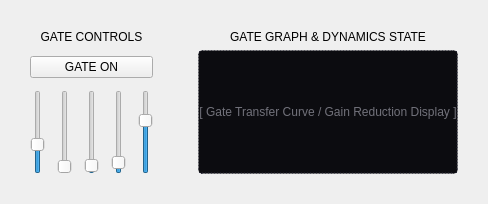
               <widget class="QWidget" name="pageGate">
                <layout class="QHBoxLayout" name="gateLayout" stretch="2,1">
                 <property name="spacing">
                  <number>15</number>
                 </property>
                 <property name="leftMargin">
                  <number>15</number>
                 </property>
                 <property name="topMargin">
                  <number>15</number>
                 </property>
                 <property name="rightMargin">
                  <number>15</number>
                 </property>
                 <property name="bottomMargin">
                  <number>15</number>
                 </property>
                 <item>
                  <widget class="QFrame" name="gateCtrlBox">
                   <property name="cls" stdset="0">
                    <string>DetailSectionBox</string>
                   </property>
                   <layout class="QVBoxLayout" name="gateCtrlLayout" stretch="0,0,1">
                    <property name="spacing">
                     <number>12</number>
                    </property>
                    <property name="leftMargin">
                     <number>15</number>
                    </property>
                    <property name="topMargin">
                     <number>15</number>
                    </property>
                    <property name="rightMargin">
                     <number>15</number>
                    </property>
                    <property name="bottomMargin">
                     <number>15</number>
                    </property>
                    <item>
                     <widget class="QLabel" name="gateCtrlTitle">
                      <property name="text">
                       <string>GATE CONTROLS</string>
                      </property>
                      <property name="alignment">
                       <set>Qt::AlignCenter</set>
                      </property>
                     </widget>
                    </item>
                    <item>
                     <widget class="QPushButton" name="gateActiveBtn">
                      <property name="text">
                       <string>GATE ON</string>
                      </property>
                      <property name="checkable">
                       <bool>true</bool>
                      </property>
                      <property name="cls" stdset="0">
                       <string>OrangeLedBtn</string>
                      </property>
                     </widget>
                    </item>
                    <item>
                     <layout class="QHBoxLayout" name="gateKnobsLayout">
                      <item>
                       <widget class="RotaryKnob" name="gateThresholdKnob">
                        <property name="minimum">
                         <number>-80</number>
                        </property>
                        <property name="maximum">
                         <number>0</number>
                        </property>
                        <property name="value">
                         <number>-55</number>
                        </property>
                        <property name="defaultValue" stdset="0">
                         <double>-55.000000000000000</double>
                        </property>
                        <property name="label" stdset="0">
                         <string>THRESHOLD</string>
                        </property>
                       </widget>
                      </item>
                      <item>
                       <widget class="RotaryKnob" name="gateAttackKnob">
                        <property name="minimum">
                         <number>1</number>
                        </property>
                        <property name="maximum">
                         <number>5000</number>
                        </property>
                        <property name="value">
                         <number>10</number>
                        </property>
                        <property name="defaultValue" stdset="0">
                         <double>10.000000000000000</double>
                        </property>
                        <property name="label" stdset="0">
                         <string>ATTACK</string>
                        </property>
                       </widget>
                      </item>
                      <item>
                       <widget class="RotaryKnob" name="gateHoldKnob">
                        <property name="minimum">
                         <number>10</number>
                        </property>
                        <property name="maximum">
                         <number>2000</number>
                        </property>
                        <property name="value">
                         <number>50</number>
                        </property>
                        <property name="defaultValue" stdset="0">
                         <double>50.000000000000000</double>
                        </property>
                        <property name="label" stdset="0">
                         <string>HOLD</string>
                        </property>
                       </widget>
                      </item>
                      <item>
                       <widget class="RotaryKnob" name="gateReleaseKnob">
                        <property name="minimum">
                         <number>10</number>
                        </property>
                        <property name="maximum">
                         <number>4000</number>
                        </property>
                        <property name="value">
                         <number>250</number>
                        </property>
                        <property name="defaultValue" stdset="0">
                         <double>250.000000000000000</double>
                        </property>
                        <property name="label" stdset="0">
                         <string>RELEASE</string>
                        </property>
                       </widget>
                      </item>
                      <item>
                       <widget class="RotaryKnob" name="gateDepthKnob">
                        <property name="minimum">
                         <number>0</number>
                        </property>
                        <property name="maximum">
                         <number>60</number>
                        </property>
                        <property name="value">
                         <number>40</number>
                        </property>
                        <property name="defaultValue" stdset="0">
                         <double>40.000000000000000</double>
                        </property>
                        <property name="label" stdset="0">
                         <string>DEPTH</string>
                        </property>
                       </widget>
                      </item>
                     </layout>
                    </item>
                   </layout>
                  </widget>
                 </item>
                 <item>
                  <widget class="QFrame" name="gateVisualBox">
                   <property name="cls" stdset="0">
                    <string>DetailSectionBox</string>
                   </property>
                   <layout class="QVBoxLayout" name="gateVisualLayout" stretch="0,1">
                    <property name="leftMargin">
                     <number>15</number>
                    </property>
                    <property name="topMargin">
                     <number>15</number>
                    </property>
                    <property name="rightMargin">
                     <number>15</number>
                    </property>
                    <property name="bottomMargin">
                     <number>15</number>
                    </property>
                    <item>
                     <widget class="QLabel" name="gateVisualTitle">
                      <property name="text">
                       <string>GATE GRAPH &amp; DYNAMICS STATE</string>
                      </property>
                      <property name="alignment">
                       <set>Qt::AlignCenter</set>
                      </property>
                     </widget>
                    </item>
                    <item>
                     <widget class="QLabel" name="gateGraphPlaceholder">
                      <property name="styleSheet">
                       <string notr="true">color: #71717a; font-size: 12px; background-color: #0c0c10; border: 1px dashed #272737; border-radius: 4px;</string>
                      </property>
                      <property name="text">
                       <string>[ Gate Transfer Curve / Gain Reduction Display ]</string>
                      </property>
                      <property name="alignment">
                       <set>Qt::AlignCenter</set>
                      </property>
                     </widget>
                    </item>
                   </layout>
                  </widget>
                 </item>
                </layout>
               </widget>
